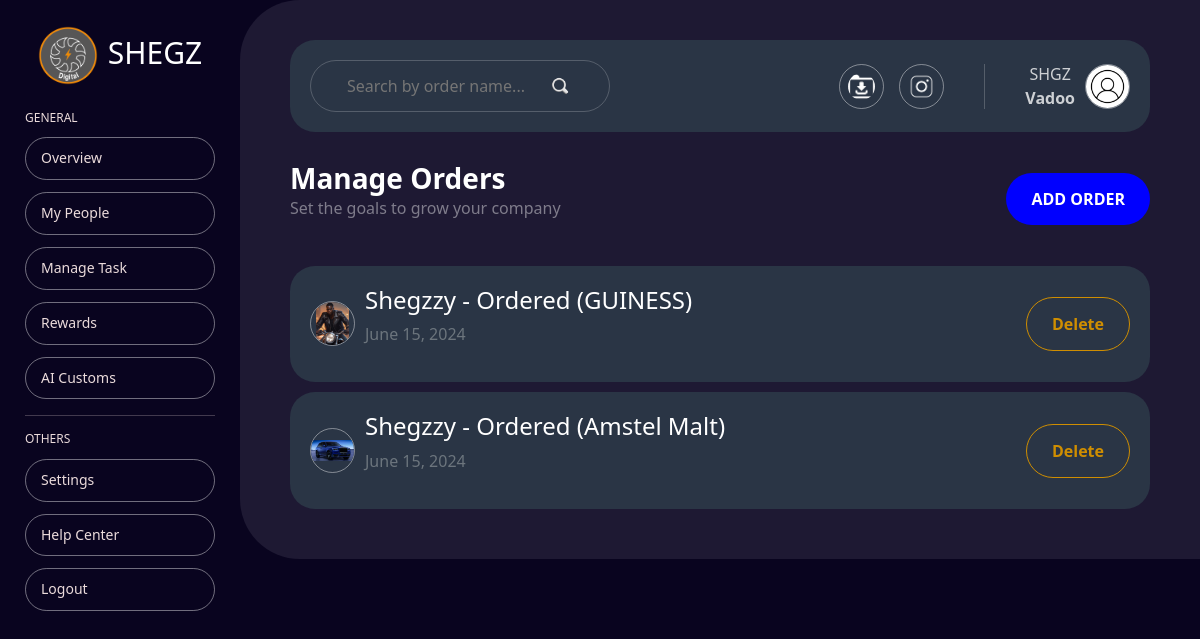
/, run on an earlier commit of the app's database.
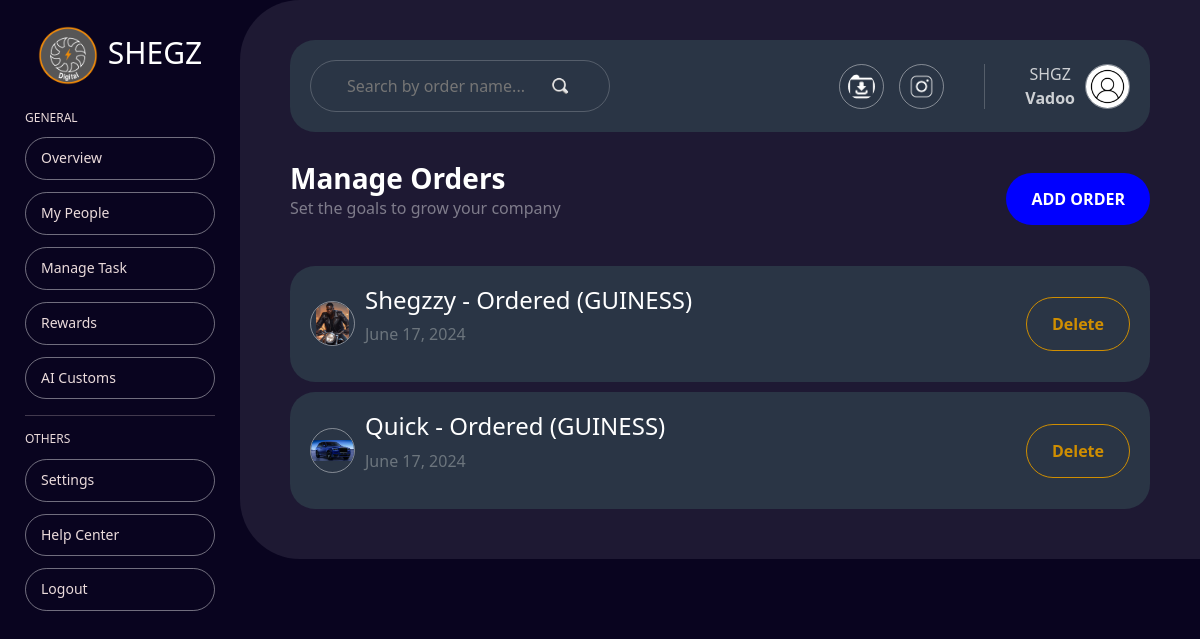
And on a later commit of the database.
### jquery_ajax_app/models.py (models this page shows, shortened)
class Post(models.Model):
    name = models.CharField(max_length=100)
    drink = models.CharField(max_length=100)
    image = models.ImageField(default='default.jpg', upload_to='profile_pics')
    date_posted = models.DateTimeField(default=timezone.now)

### jquery_ajax_app/views.py (the view)
# urls.py: path('', PostListView.as_view(), name='home'),
class PostListView(ListView):
    model = Post
    template_name = 'jquery_ajax_app/index.html'
    context_object_name = 'posts'
    ordering = ['-date_posted']

### jquery_ajax_app/templates/jquery_ajax_app/index.html (shortened to what this page needs)
{% extends 'jquery_ajax_app/base.html' %}
{% load static %}
{% block content %}
    <div class="main-background">
        <div class="search-nav">
            <div class="search-box">
                <input type="text" placeholder="Search by order name...">
                <img src="{% static 'jquery_ajax_app/img/search-icon.png' %}" alt="search-icon">
            </div>
            <div class="profile-settings">
                <div class="online-links">
                    <img src="{% static 'jquery_ajax_app/img/download.webp' %}" alt="download">
                    <img src="{% static 'jquery_ajax_app/img/instagram.png' %}" alt="instagram">
                </div>
                <div class="profile">
                    <div>
                        <p>SHGZ</p>
                        <p> <strong>Vadoo</strong> </p>
                    </div>
                    <img src="{% static 'jquery_ajax_app/img/default.jpg' %}" alt="profile">
                </div>
            </div>
        </div>
        <div class="manage-task">
            <div class="maange-task-text">
                <h3>Manage Orders</h3>
                <p>Set the goals to grow your company</p>
            </div>
            <div class="manage-task-btn">
                <a href="{% url 'new-order' %}"> ADD ORDER </a>
            </div>
        </div>
        {% for post in posts %}
            <div class="search-nav">
                <div class="post">
                        <img src="{{ post.image.url }}" alt="post">
                        <div class="post-text">
                            <h4> <a href="{% url 'order-detail' post.id %}"> {{ post.name }} - Ordered ({{ post.drink }})</a></h4>
                            <p class="text-muted">{{ post.date_posted|date:"F d, Y" }}</p>
                        </div>
                    </div>
                <div class="post-btn">
                <a href="#" data-id='{{post.id}}' class="remove"> Delete </a>
                </div>
            </div>
        {% endfor %}
    </div>
{% endblock %}

### jquery_ajax_app/templates/jquery_ajax_app/base.html (shortened to what this page needs)
{% load static %}
<!DOCTYPE html>
<html lang="en">
<head>
    <link rel="stylesheet" href="{% static 'jquery_ajax_app/css/style.css' %}">
    <link href="https://cdn.jsdelivr.net/npm/bootstrap@5.0.2/dist/css/bootstrap.min.css" rel="stylesheet">
</head>
<body style="background: #09041f;">
    <div class="background">
        <nav>
            <a href="{% url 'home' %}" class="logo-display">
                <img src="{% static 'jquery_ajax_app/img/logo.png' %}" alt="logo">
                <p class="logo-text">SHEGZ</p>
            </a>
            <h6>GENERAL</h6>
            <div class="nav-list">
                <h5>Overview</h5>
            </div>
            <div class="nav-list">
                <h5>My People</h5>
            </div>
            <div class="nav-list">
                <h5>Manage Task</h5>
            </div>
            <div class="nav-list">
                <h5>Rewards</h5>
            </div>
            <div class="nav-list">
                <h5>AI Customs</h5>
            </div>
            <hr>
            <h6>
                OTHERS
            </h6>
            <div class="nav-list">
                <h5>Settings</h5>
            </div>
            <div class="nav-list">
                <h5>Help Center</h5>
            </div>
            <div class="nav-list">
                <h5>Logout</h5>
            </div>
        </nav>
    </div>
    <div>
        {% block content %}
        {% endblock %}
    </div>
</body>
</html>

What changed in the data, as far as the page shows it:
removed Post: image (picture), name "Shegzzy", drink "GUINESS", date_posted "June 15, 2024"
removed Post: image (picture), name "Shegzzy", drink "Amstel Malt", date_posted "June 15, 2024"
added Post: image (picture), name "Shegzzy", drink "GUINESS", date_posted "June 17, 2024"
added Post: image (picture), name "Quick", drink "GUINESS", date_posted "June 17, 2024"
